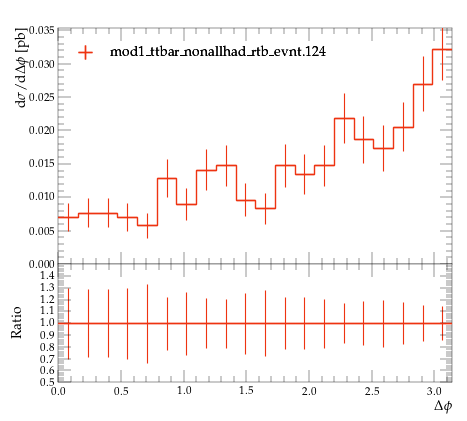

Python code for this plot:
#! /usr/bin/env python

# This Python script was auto-generated using YODA v2.0.2.
# Analysis object: /MC_TTBAR/onelep_jetb_1_W_dphi
# Timestamp: 07-08-2026 (10:19:45)

import matplotlib as mpl
import matplotlib.pyplot as plt
mpl.use('Agg') # comment out for interactive use
import os
import numpy as np

plotDir = os.path.split(os.path.realpath(__file__))[0]
if 'YODA_USER_PLOT_PATH' in globals():
    plot_outdir = globals()['YODA_USER_PLOT_PATH']
else:
    plot_outdir = plotDir

#plot style
plt.style.use(os.path.join(plotDir, '../default.mplstyle'))
# plot metadata
figW, figH = plt.rcParams['figure.figsize']
ax_xLabel = r'$\Delta \phi$'
ax_yLabel = r'$\mathrm{d}\sigma/\mathrm{d}\Delta \phi$ [pb]'
ax_title  = r''
ax_xScale = 'linear'
ax_yScale = 'linear'
xLims = (0.0, 3.141593)
yLims = (0.0, 0.035360622)

# TeX-friendly labels for the legend
labels = {
    'legend' : ([ r"mod1\_ttbar\_nonallhad\_rtb\_evnt.124" ], r""),
}

# Adjust canvas width and height
canvasW = 10.0
canvasH = 9.0
figW *= canvasW/10.
figH *= canvasH/9.

# Create figure and axis objects
fig, (ax, ratio0_ax) = plt.subplots(2, 1, sharex=True,
                  figsize=(figW,figH), gridspec_kw={'height_ratios': (6.0, 3.0)})

# Set figure margins
plt.subplots_adjust(
    left   = 1.0 * plt.rcParams['figure.subplot.left'],
    right  = 1.0 * plt.rcParams['figure.subplot.right'],
    top    = 1.0 * plt.rcParams['figure.subplot.top'],
    bottom = 1.0 * plt.rcParams['figure.subplot.bottom'])

ratio0_ax.yaxis.set_major_locator(mpl.ticker.MultipleLocator(0.1))
ratio0_ax.set_ylim(0.5, 1.4999)
ratio0_ax.set_ylabel('Ratio')

# the numerical data is stored in a separate file
dataf = dict()
prefix = os.path.split(__file__)[0]
if prefix:    prefix = prefix + '/'
exec(open(prefix+'onelep_jetb_1_W_dphi__data.py').read(), dataf)


legend_handles = dict() # keep track of handles for the legend

# style options for curves
# starts at zorder>=5 to draw curve on top of legend
styles = {
  'mod1_ttbar_nonallhad_rtb_evnt.124.yoda.gz': {
    'color' : '#EE3311',
    'linestyle' : '-',
    'linewidth' : 1,
    'marker' : 'none',
    'markersize' : 2,
    'capsize' : 0.0,
    'zorder' : 5,
    'histstyle' : 1,
    'drawstyle' : 'steps-pre',
    'xerrorbars' : 1,
    'yerrorbars' : 1,
    'fillcolor' : None,
    'fillopacity' : 1.0,
    'ratio0_linestyle' : '-',
    'ratio0_linewidth' : 1,
    'ratio0_marker' : 'none',
    'ratio0_markersize' : 2,
    'ratio0_capsize' : 0.0,
    'ratio0_zorder' : 5,
    'ratio0_histstyle' : 1,
    'ratio0_drawstyle' : 'steps-pre',
    'ratio0_xerrorbars' : 1,
    'ratio0_yerrorbars' : 1,
  },
}

# curve from input yoda files in main panel
for label, yvals in dataf['yvals'].items():
    if all(np.isnan(v) for v in dataf['yvals'][label]):
        continue
    tmp = None
    if styles[label]['histstyle']: # draw as histogram
        xpos = dataf['xedges'][label] if styles[label]['drawstyle'] else dataf['xpoints'][label]
        ypos = np.insert(yvals, 0, yvals[0]) if styles[label]['drawstyle'] else yvals
        if styles[label]['fillcolor']: # fill area below curve
            ax.fill_between(xpos, ypos, step='pre',
                            color=styles[label]['fillcolor'],
                            alpha=styles[label]['fillopacity'])
        tmp, = ax.plot(xpos, ypos,
                       color=styles[label]['color'],
                       linestyle=styles[label]['linestyle'],
                       linewidth=styles[label]['linewidth'],
                       drawstyle=styles[label]['drawstyle'], solid_joinstyle='miter',
                       zorder=styles[label]['zorder'], label=label)
    tmp = ax.errorbar(dataf['xpoints'][label], yvals,
                      xerr=np.array(dataf['xerrs'][label])*styles[label]['xerrorbars'],
                      yerr=np.array(dataf['yerrs'][label])*styles[label]['yerrorbars'],
                      fmt=styles[label]['marker'], capsize=styles[label]['capsize'],
                      markersize=styles[label]['markersize'],
                      ecolor=styles[label]['color'],
                      color=styles[label]['color'], zorder=styles[label]['zorder'])
    tmp[-1][0].set_linestyle(styles[label]['linestyle'])
    tmp[-1][0].set_linewidth(styles[label]['linewidth'])
    if label in dataf['add_legend_handle']:  legend_handles[label] = tmp
    for varLabel in dataf['variation_yvals'].keys():
        if varLabel.startswith(label):
            tmp, = ax.plot(dataf['xedges'][label], dataf['variation_yvals'][varLabel],
                           color=styles[label]['color'],
                           linestyle=styles[label]['linestyle'],
                           linewidth=styles[label]['linewidth'],
                           drawstyle='steps-pre', solid_joinstyle='miter',
                           zorder=styles[label]['zorder'], alpha=0.5)


# plots on ratio panel
# curve from input yoda files in ratio panel
for label, yvals in dataf['ratio0_yvals'].items():
    if all(np.isnan(v) for v in yvals):
        continue
    if styles[label]['ratio0_histstyle']: # plot as histogram
        xpos = dataf['xedges']['mod1_ttbar_nonallhad_rtb_evnt.124.yoda.gz'] if styles[label]['ratio0_drawstyle'] else dataf['xpoints']['mod1_ttbar_nonallhad_rtb_evnt.124.yoda.gz']
        ypos = np.insert(yvals, 0, yvals[0]) if styles[label]['ratio0_drawstyle'] else yvals
        ratio0_ax.plot(xpos, ypos,
                       color=styles[label]['color'],
                       linewidth=styles[label]['linewidth'],
                       linestyle=styles[label]['ratio0_linestyle'],
                       drawstyle=styles[label]['ratio0_drawstyle'], zorder=styles[label]['zorder'],
                       solid_joinstyle='miter')
    tmp = ratio0_ax.errorbar(dataf['xpoints']['mod1_ttbar_nonallhad_rtb_evnt.124.yoda.gz'], yvals,
                             xerr=np.array(dataf['ref_xerrs'])*styles[label]['ratio0_xerrorbars'],
                             yerr=np.array(dataf['ratio0_yerrs'][label])*styles[label]['ratio0_yerrorbars'],
                             fmt=styles[label]['ratio0_marker'], capsize=styles[label]['ratio0_capsize'],
                             markersize=styles[label]['ratio0_markersize'],
                             ecolor=styles[label]['color'],
                             color=styles[label]['color'])
    tmp[-1][0].set_linestyle(styles[label]['ratio0_linestyle'])
    tmp[-1][0].set_linewidth(styles[label]['ratio0_linewidth'])

    for varlabel in dataf['ratio0_variation_vals'].keys():
        if varlabel.startswith(label):
            ratio0_ax.plot(dataf['xedges']['mod1_ttbar_nonallhad_rtb_evnt.124.yoda.gz'],
                            dataf['ratio0_variation_vals'][varlabel],
                            color=styles[label]['color'],
                            linestyle=styles[label]['linestyle'],
                            linewidth=styles[label]['linewidth'],
                            drawstyle='steps-pre', solid_joinstyle='miter',
                            zorder=1, alpha=0.5)

legend_items = list(legend_handles.values())
ax.add_artist(ax.legend(legend_items,
                        labels['legend'][0],
                        title=labels['legend'][1],
                        alignment='left',
                        loc='upper left',
                        bbox_to_anchor=(0.0, 0.97)))

# set plot metadata as defined above
ratio0_ax.set_xlabel(ax_xLabel)
ratio0_ax.xaxis.set_label_coords(1., -0.15)
ax.set_ylabel(ax_yLabel, ha='right', va='top')
ax.yaxis.set_label_coords(-0.11, 1.0)
ax.set_title(ax_title, loc='left')
ax.set_xscale(ax_xScale)
ax.set_yscale(ax_yScale)
ax.set_xlim(xLims)
ax.set_ylim(yLims)

# tick formatting
plt.rcParams['xtick.top'] = True
plt.rcParams['ytick.right'] = True
fig.align_ylabels((ax, ratio0_ax))
plt.savefig(os.path.join(plot_outdir, 'onelep_jetb_1_W_dphi.pdf'), format='PDF')
plt.savefig(os.path.join(plot_outdir, 'onelep_jetb_1_W_dphi.png'), format='PNG')

plt.close(fig)
